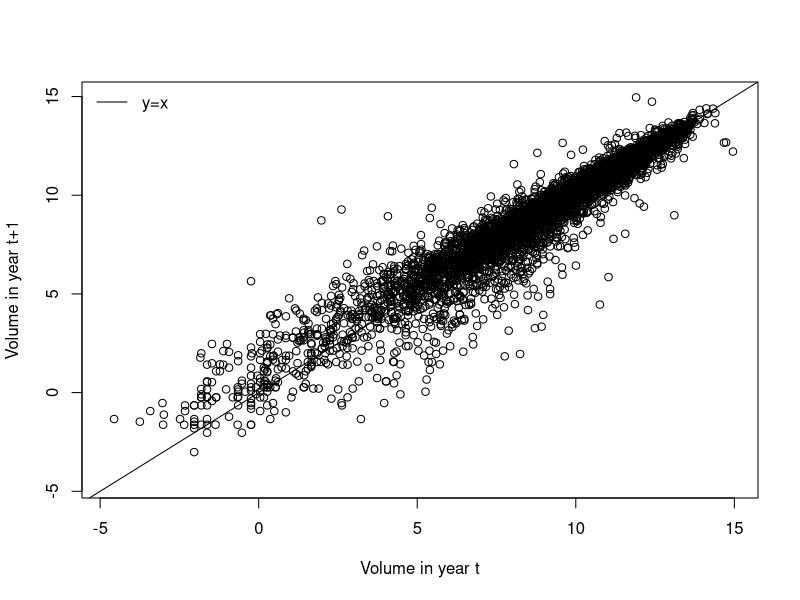
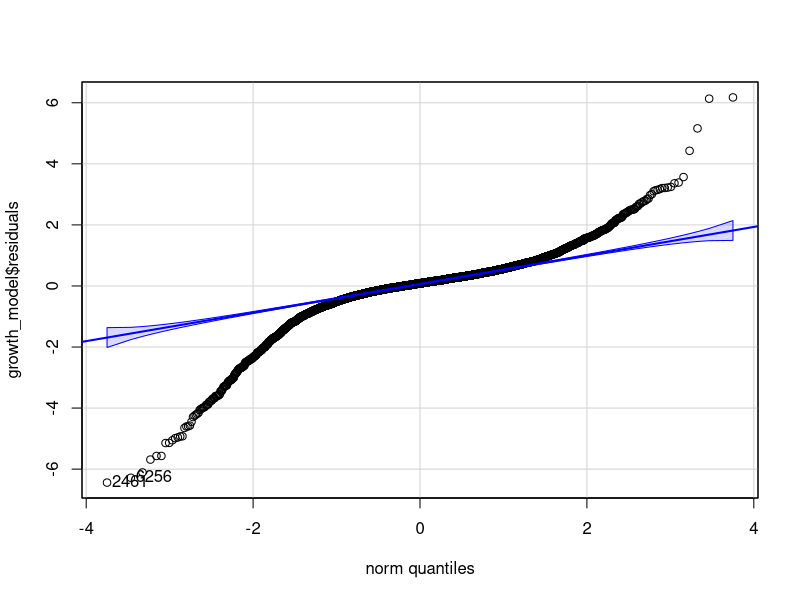
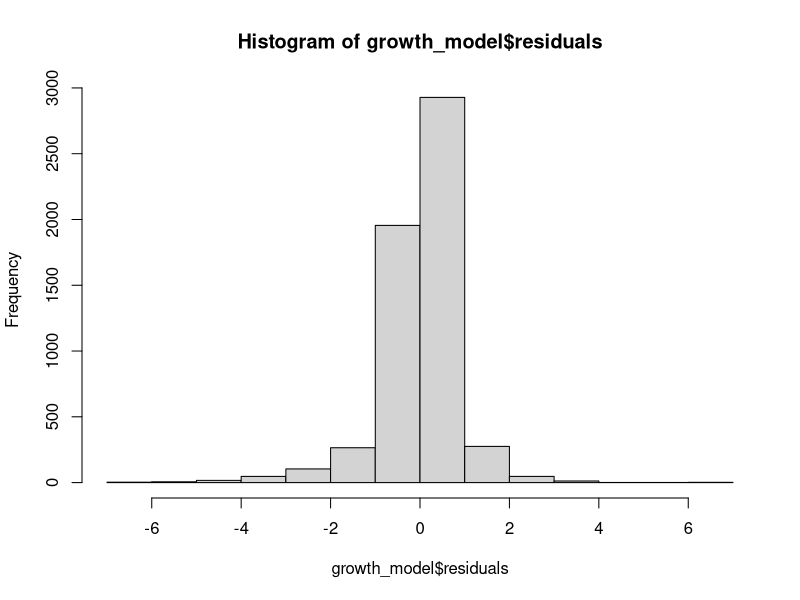
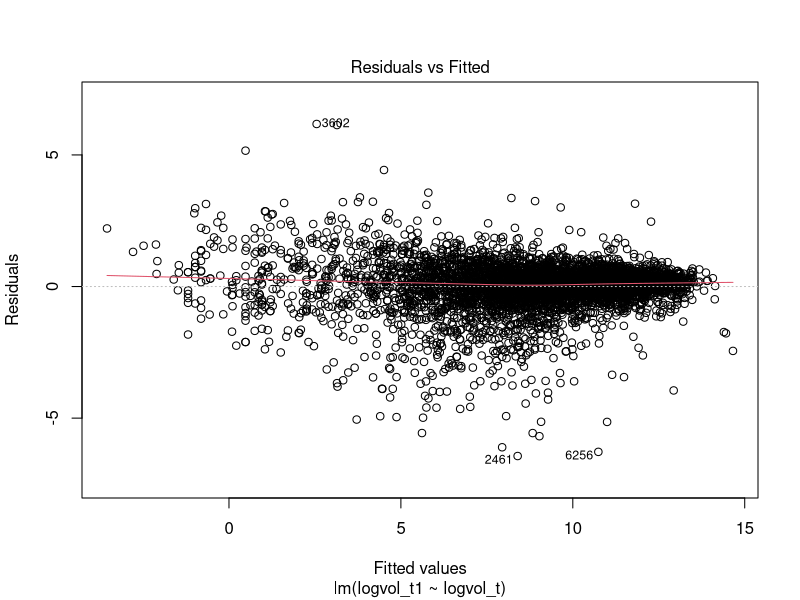
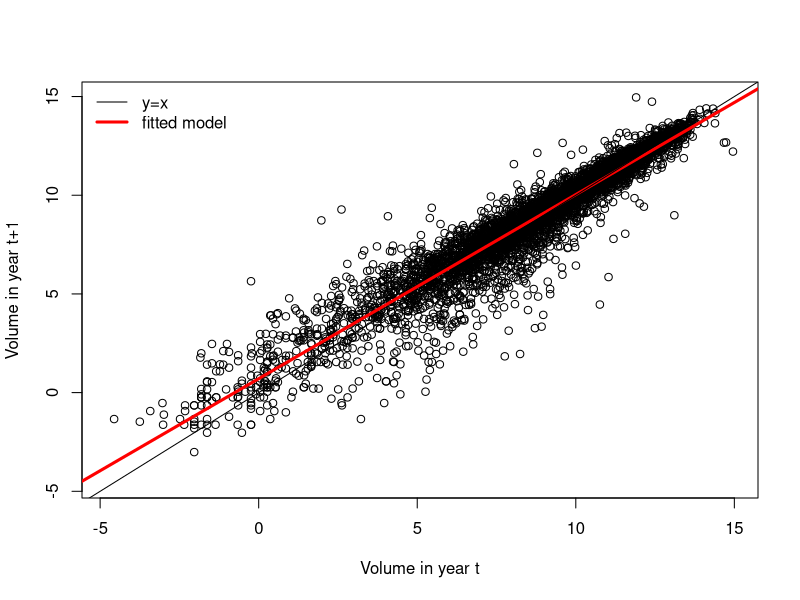
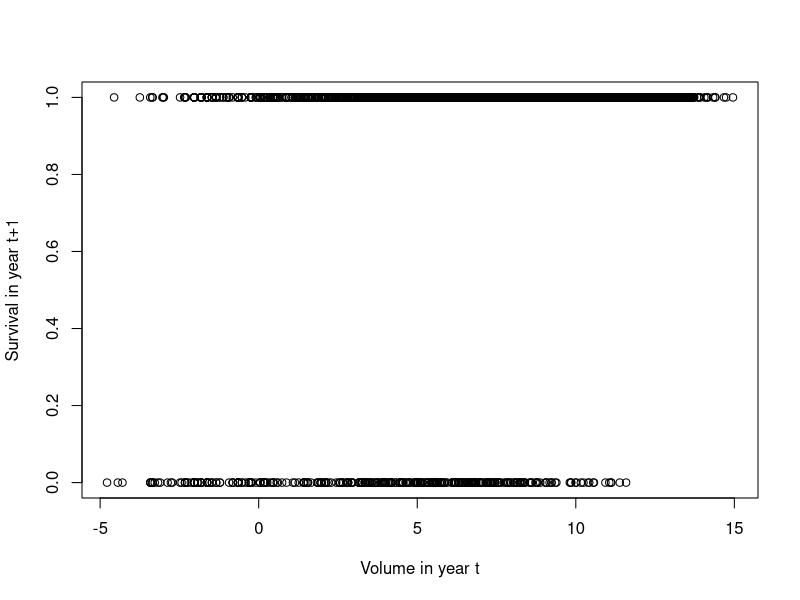
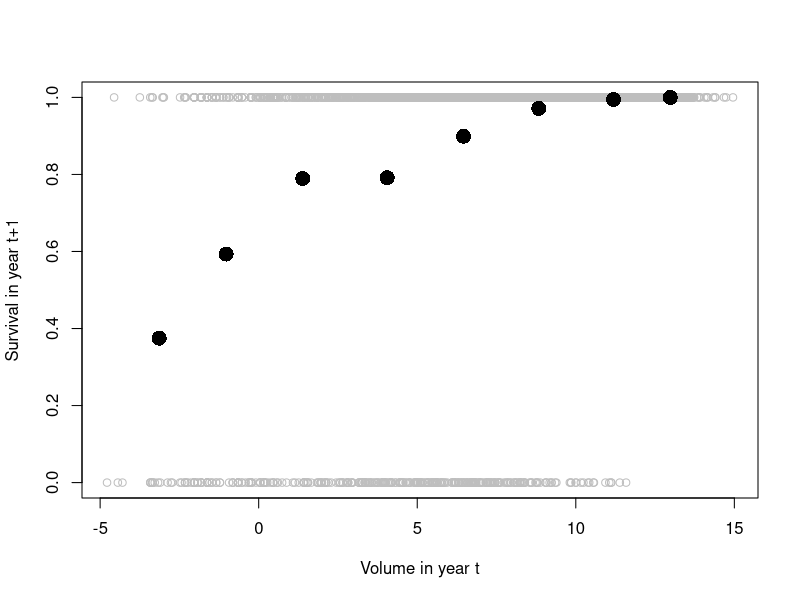
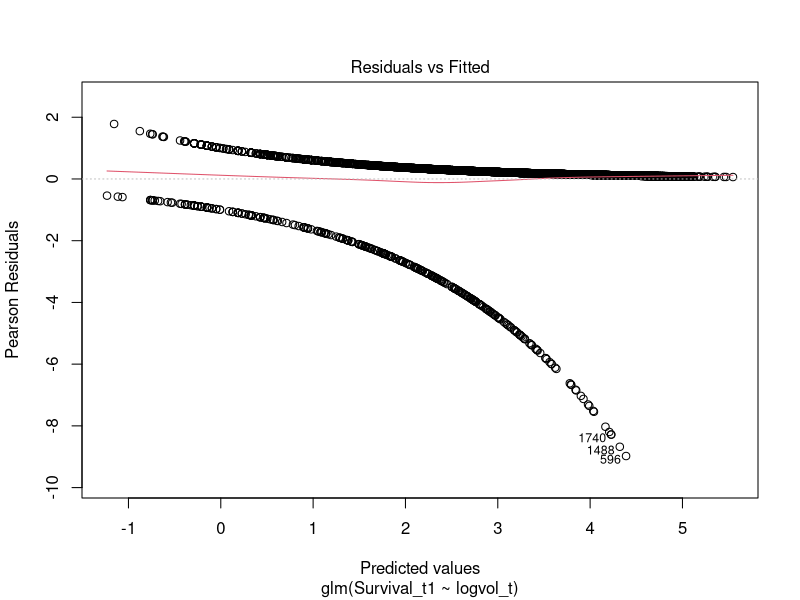

R code for these plots, in order:
#Cholla demography as GLM example
#Adapted from TEX Miller 2018
#AC 210131

#Housekeeping----------------
#Make sure clean environment

#Set working directory
setwd("C:/Users/jargr/Dropbox/PC/Desktop/Anny Stats/Lab 5")

#Load packages
library(tidyverse)
library(car)
library(statmod)

#Load data
cholla<-read.csv("cholla_demography_corrected.csv")

#1.1 Growth: prelim visualization--------------------
#Note we will work directly with log(volume) instead of raw data

#Plot log(vol) change from year to year
plot(x=cholla$logvol_t, y=cholla$logvol_t1, 
     xlab = "Volume in year t", ylab = "Volume in year t+1")
#Looks linear

#Do they grow or shrink? Add 1:1 line
abline(a=0, b=1) #a=intercept, b=slope
legend("topleft",bty="n",lty=1,legend=c("y=x"))
#Both, but it seems like there's more growth when plants are small

#1.2 Growth: Fit model---------------------------
#State model
growth_model <- lm(logvol_t1 ~ logvol_t, data = cholla)

#Check assumptions
qqPlot(growth_model$residuals) #looks bad?
hist(growth_model$residuals) #actually not terrible
plot(growth_model,which=1) #good

#Fitted model results
summary(growth_model)

#1.3 Growth: Plot fitted model---------------------
plot(x=cholla$logvol_t, y=cholla$logvol_t1, 
     xlab = "Volume in year t", ylab = "Volume in year t+1")
abline(coef(growth_model)[1],coef(growth_model)[2],col="red",lwd=3) #Fitted line
abline(a=0, b=1) 
legend("topleft",bty="n",lty=1,col=c("black","red"),lwd=c(1,3),legend=c("y=x","fitted model"))

#2.1 Survival: Prelim visualization--------------------
#Try simple x-y plot
plot(cholla$Survival_t1 ~ cholla$logvol_t, xlab = "Volume in year t", ylab = "Survival in year t+1")
#Seems like larger cholla survive more, but hard to tell what's happening

#Try binning by size and plotting mean survival for each size bin for easier visualization
surv_bin <- cholla %>% 
  mutate(size_bin = cut_interval(logvol_t, n=8)) %>% #Makes 8 size bins based on log(vol_t)
  group_by(size_bin) %>% 
  summarise(mean_size = mean(logvol_t,na.rm=T), #Mean size in each bin
            mean_surv = mean(Survival_t1,na.rm=T)) #Mean survival in each bin
#Visualize
plot(cholla$Survival_t1 ~ cholla$logvol_t, xlab = "Volume in year t", ylab = "Survival in year t+1", col="gray")        
points(surv_bin$mean_size, surv_bin$mean_surv, pch=16, cex=2) #Calculated means based on bins
#Looks like survival does indeed increase as size increases

#2.2 Survival: fit model----------------------------
#use glm with family=binomial (because bernoulli is special case of binomial)
#check out glm help and list of families, also binomial documentation
survival_model <- glm(Survival_t1 ~ logvol_t, family = "binomial", data=cholla)

#Check model assumptions
#Try our usual method
plot(survival_model)
#None of this makes sense because these are designed for lm() models!
#So what are the assumptions and how do we check?

#Check for outliers/large residuals
qres<-qresid(survival_model)#calculates quantilized residuals with some introduced randomization to overcome discreteness
qqnorm(qres)#make qqplot
abline(0,1)#add expected line

#Check for constant dispersion by eye
scatter.smooth(qres~fitted(survival_model))
#Check for overdispersion using stats
resid.ssq <- sum(residuals(survival_model,type="pearson")^2)  
resid.df <- nrow(subset(cholla,!is.na(logvol_t) & !is.na(Survival_t1)))-length(coef(survival_model)) 
resid.ssq/resid.df 
#As a rule of thumb, this ratio of ss:df should be close to 1 
#if it's much over 1, that would indicate overdispersion

#Look at results
summary(survival_model)

#2.3 Survival: plot fitted model----------------------
#Our model predicts logit(survival), so survival=inverse logit(predictors)
#write inverse logit function
invlogit <- function(x){exp(x)/(1+exp(x))}

#plot data as before
plot(cholla$Survival_t1 ~ cholla$logvol_t, xlab = "Volume in year t", ylab = "Survival in year t+1", col="gray")        
points(surv_bin$mean_size, surv_bin$mean_surv, pch=16, cex=2)

#add predicted model using our function
#First make dummy x variable across range of sizes
x_dummy <- seq(min(cholla$logvol_t,na.rm=T),max(cholla$logvol_t,na.rm=T),0.1)
#add predicted line using dummy x
lines(x_dummy,invlogit(coef(survival_model)[1]+coef(survival_model)[2]*x_dummy),col="red",lwd=3) 
#or you can do it by calling $family$linkinv from the model
lines(x_dummy,survival_model$family$linkinv(coef(survival_model)[1]+coef(survival_model)[2]*x_dummy),col="blue",lty=2,lwd=3)

#This plot is also how we evaluate whether we used appropriate family/link...is it a good fit?

#3 Reproduction (try on your own)------------------------
#Hint, before you start, convert the "Goodbuds" variable to a binary outcome to form the response variable for reproduction

#4.1 Fertility: preliminary visualization------------------
plot(cholla$Goodbuds_t ~ cholla$logvol_t, xlab = "Volume in year t", ylab = "Fertility of flowering plants in year t", col="gray") 
#Fertility is strongly dependent on size

#4.2 Fertility: fit model----------------------------
fert_model <- glm(Goodbuds_t ~ logvol_t, family = "poisson", data=cholla)

#It's even harder to judge assumptions for poisson families using diagnositic plots
qqPlot(resid(fert_model))#but we expect the S shape with poisson resids
#Check for constant dispersion by eye
scatter.smooth(rstandard(fert_model)~sqrt(fitted(fert_model)))#standardized residuals against square root of predicted
#Check for overdispersion using stats
resid.ssq <- sum(residuals(fert_model,type="pearson")^2)  
resid.df <- nrow(subset(cholla,!is.na(logvol_t) & !is.na(Goodbuds_t)))-length(coef(fert_model)) 
resid.ssq/resid.df 
#As a rule of thumb, this ratio of ss:df should be close to 1 
#so we are way overdispersed....
#Let's just keep going for now

#Look at results
summary(fert_model)

#4.3 Fertility: plot fitted model---------------------------
plot(cholla$Goodbuds_t ~ cholla$logvol_t, xlab = "Volume in year t", ylab = "Fertility of flowering plants in year t", col="gray") 
lines(x_dummy,exp(coef(fert_model)[1]+coef(fert_model)[2]*x_dummy),col="red",lwd=3)
#The back-transforming function for the log link function in a poisson family is exp()
#It's easy to see where the overdispersion comes in, and it's hard to avoid with this data
#Small plants just don't reproduce
#Reasonable fit, but take the exact fitted "slope" coefficient with a grain of salt given overdispersion
